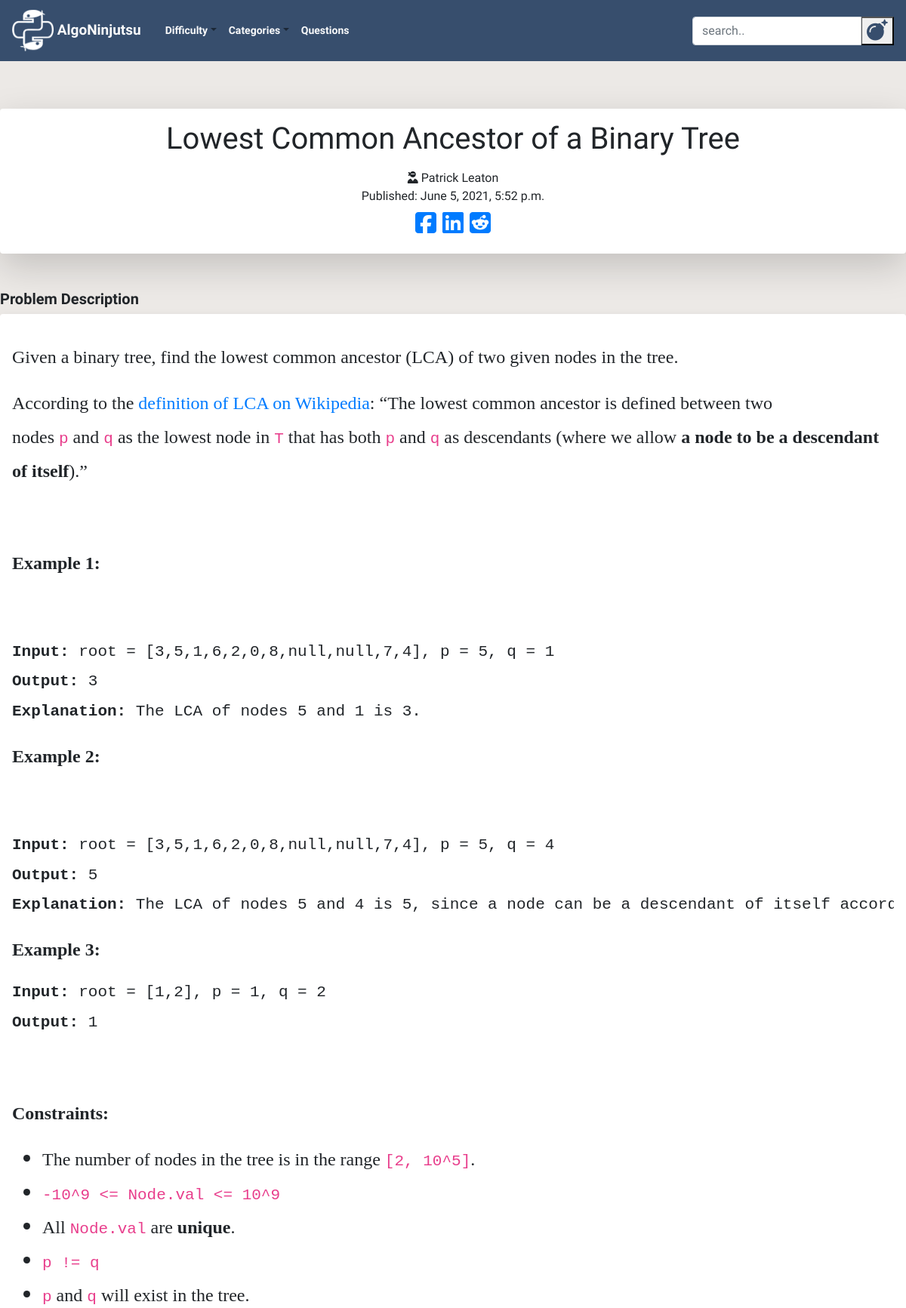
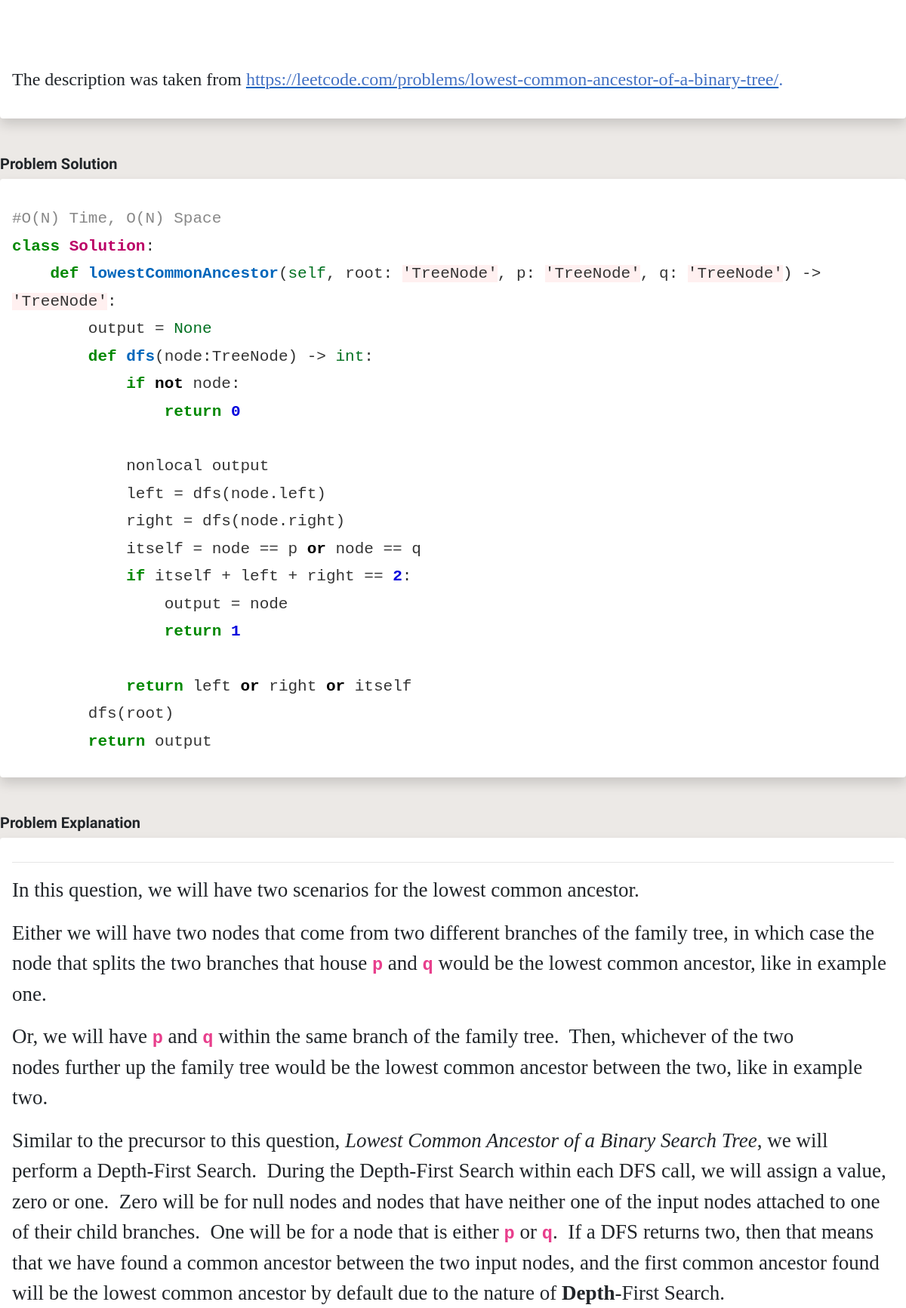
/post/174/ (upper part), run on the app's committed database (2 pictures, top to bottom).
### blog/models.py (models this page shows, shortened)
class Post(models.Model):
    author = models.TextField()
    title = RichTextField()
    category = models.TextField(choices = CATEGORY_CHOICES, default = 'arrays')
    alt_category = models.TextField(choices = CATEGORY_CHOICES, blank=True, null = True)
    difficulty = models.TextField(choices = DIFFICULTY_CHOICES, default = 'easy')
    description = RichTextField()
    text = RichTextField()
    explanation = RichTextField()
    additional_notes = RichTextField(blank=True, null = True)
    published_date = models.DateTimeField(blank=True, null=True)

### blog/views.py (the view)
# urls.py: path('post/<int:pk>/', views.PostDetailView.as_view(), name='post_detail'),
class PostDetailView(DetailView):
    model = Post

### blog/static/templates/blog/post_detail.html (shortened to what this page needs)
{% extends 'blog/base.html' %}
{% block content %}
<div class="pops col-md-12">
  <div class="detail_title shadow-lg p-3 mb-5 bg-white rounded">
    <div align="center">
      <h1 class="posttitle">{{post.title|safe}}</h1>
      <i class="fas fa-user-ninja"></i>
      {{post.author}}
    </div>
    {% if post.published_date %}
    <div class="date postdate">
      Published: {{ post.published_date }}
    </div>
    {% else %}
    <a class="btn btn-default" href="{% url 'post_publish' pk=post.pk%}">Publish</a>
    {% endif %}
    <div class="fa-2x social_links" align="center">
      <a href="https://www.facebook.com/sharer/sharer.php?u={{request.build_absolute_uri}}">
        <i class="fab fa-facebook-square"></i>
      </a>
        <a href="https://www.linkedin.com/shareArticle?mini=true&url={{request.build_absolute_uri}}&title=AlgoNinjutsu&summary=Check%20out%20this%20article%20from%20Gaijin%20Gaming%20&source={{request.build_absolute_uri}}">
        <i class="fab fa-linkedin"></i>
      </a>
      <a href="http://www.reddit.com/submit?url={{request.build_absolute_uri}}&title=Check%20out%20this%20article%20from%20AlgoNinjutsu">
        <i class="fab fa-reddit-square"></i>
      </a>
     </div>
  </div>
<h5><b>Problem Description</b></h5>
  <div class="postdescription shadow p-3 mb-5 bg-white rounded">
      <p>{{ post.description|safe}}</p>
  </div>
<h5><b>Problem Solution</b></h5>
  <div class="posttext shadow p-3 mb-5 bg-white rounded">
      <p>{{ post.text|safe}}</p>
  </div>
<h5><b>Problem Explanation</b></h5>
<div class="postexplanation shadow p-3 mb-5 bg-white rounded">
    <p>{{ post.explanation|safe}}</p>
</div>
  </div>
  {% endblock %}

### blog/static/css/blog.css (style rules this page uses)
body { font-family: 'Special Elite', cursive; background: #ECE9E6; background: -webkit-linear-gradient(to bottom, #FFFFFF, #ECE9E6); overflow-x: hidden; max-width: 100%; }
.postdate { text-align: center; }
.posttext { font-family: Calibri; font-size: 2vmin !important; }
.postdescription { font-family: Calibri; font-size: 2.5vmin !important; }
.postexplanation { font-family: Calibri; font-size: 2.25vmin !important; }

### data on the page
Post: title "Lowest Common Ancestor of a Binary Tree", author "Patrick Leaton", published_date "June 5, 2021, 5:52 p.m.", description "Given a binary tree, find the lowest common ancestor (LCA) of two given nodes in the tree. According to the definition of LCA on Wikipedia : “The lowest common ancestor is defined between two nodes p and q as the lowest node in T that has both p and q as descendants (where we allow a node to be a descendant of itself ).” Example 1: Input: root = [3,5,1,6,2,0,8,null,null,7,4], p = 5, q = 1 Output: 3 Explanation: The LCA of nodes 5 and 1 is 3. Example 2: Input: root = [3,5,1,6,2,0,8,null,null,7,4], p = 5, q = 4 Output: 5 Explanation: The LCA of nodes 5 and 4 is 5, since a node can be a descendant of itself Example 3: Input: root = [1,2], p = 1, q = 2 Output: 1 Constraints: The number of nodes…", text "#O(N) Time, O(N) Space class Solution : def lowestCommonAncestor ( self , root: 'TreeNode' , p: 'TreeNode' , q: 'TreeNode' ) -> 'TreeNode' : output = None def dfs (node:TreeNode) -> int : if not node: return 0 nonlocal output left = dfs(node.left) right = dfs(node.right) itself = node == p or node == q if itself + left + right == 2 : output = node return 1 return left or right or itself dfs(root) return output", explanation "In this question, we will have two scenarios for the lowest common ancestor. Either we will have two nodes that come from two different branches of the family tree, in which case the node that splits the two branches that house p and q would be the lowest common ancestor, like in example one. Or, we will have p and q within the same branch of the family tree. Then, whichever of the two nodes further up the family tree would be the lowest common ancestor between the two, like in example two. Similar to the precursor to this question, Lowest Common Ancestor of a Binary Search Tree , we will perform a Depth-First Search. During the Depth-First Search within each DFS call, we will assign a…"
